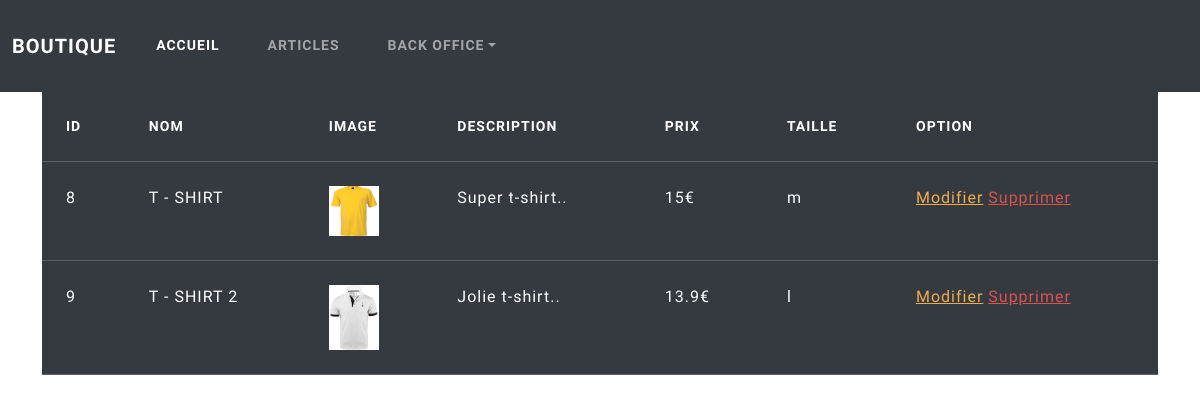
Page /back/gestionArticle.php on the earlier database version.
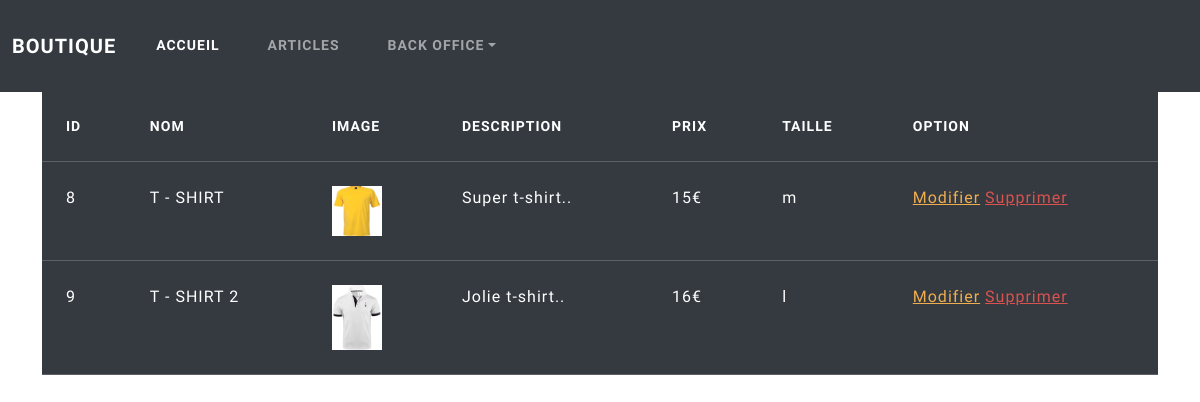
Same page on the later database version.
### tables this page shows
CREATE TABLE `articles` (
  `id` int(11) NOT NULL,
  `nom` varchar(255) NOT NULL,
  `prix` float NOT NULL,
  `description` text NOT NULL,
  `image` varchar(255) NOT NULL,
  `taille` varchar(255) NOT NULL
);

### back/gestionArticle.php (the view)
<?php require_once('../inclusion/header.php'); ?>
<?php
    $response = $pdo->query("SELECT * FROM articles");
    $articles = $response->fetchAll(PDO::FETCH_ASSOC);
?>
<div class="container">
<table class="table table-dark">
    <thead>
        <tr>
            <th>id</th>
            <th>Nom</th>
            <th>image</th>
            <th>description</th>
            <th>prix</th>
            <th>taille</th>
            <th>option</th>
        </tr>
    </thead>
    <tbody>
        <?php foreach($articles as $article) : ?>
            <tr>
               <td><?= $article['id'] ; ?></td>
               <td><?= $article['nom'] ; ?></td>
               <td><img src="<?= BASE . "assets/upload/" . $article['image'] ; ?>" alt="" width="50px"></td>
               <td><?= substr($article['description'], 0,15) ; ?>..</td>
               <td><?= $article['prix'] ; ?>€</td>
               <td><?= $article['taille'] ; ?></td>
               <td>
                    <a class="text-warning" href="<?= BASE . "back/modifierArticle.php?id=" . $article['id'] ; ?>">Modifier</a>
                    <a class="text-danger" href="<?= BASE . "back/supprimerArticle.php?id=" . $article['id'] ; ?>">Supprimer</a>
               </td>
            </tr>
        <?php endforeach; ?>
    </tbody>
</table>
</div>
<?php require_once('../inclusion/footer.php'); ?>

Differences in the rows shown:
changed articles "T - SHIRT 2": prix "13.9" → "16"
